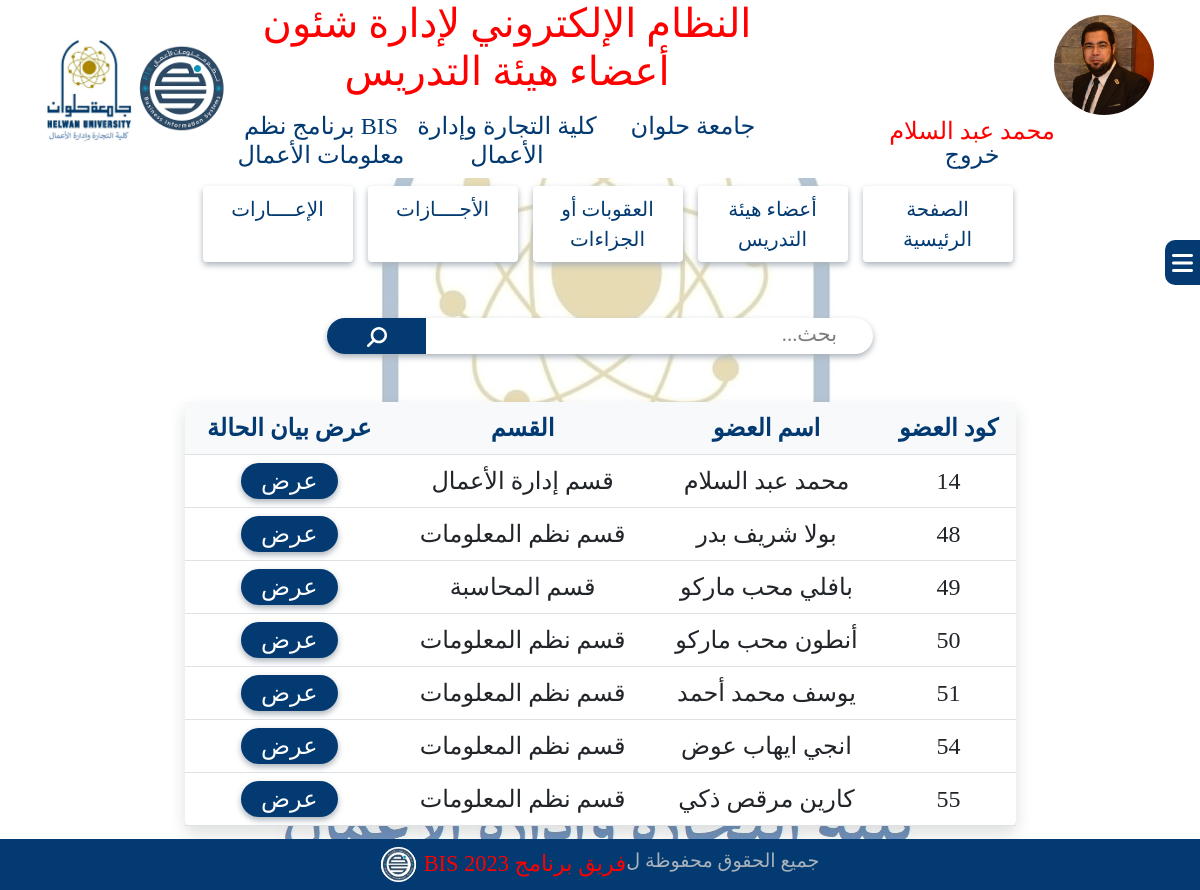
The app's page /system/statement.php (signed in) with its own data.
### tables this page shows
CREATE TABLE `doctors_account` (
  `DoctorCode` int(11) NOT NULL,
  `Doctor_ar_Name` varchar(255) NOT NULL,
  `Doctor_eng_Name` varchar(255) NOT NULL,
  `National_id` varchar(255) NOT NULL,
  `Mobile` varchar(255) NOT NULL,
  `Academic_Mail` varchar(255) NOT NULL,
  `Personal_Mail` varchar(255) NOT NULL,
  `Notes` text NOT NULL,
  `Doctor_image` varchar(255) NOT NULL,
  `Department_id` tinyint(4) NOT NULL,
  `uni_id` tinyint(4) NOT NULL,
  `Faculty_id` tinyint(4) NOT NULL,
  `Doctor_job_id` tinyint(4) NOT NULL,
  `date_of_birth` date NOT NULL,
  `hiring_date` date NOT NULL,
  `qualifications` text NOT NULL
);

CREATE TABLE `departments` (
  `Department_id` tinyint(4) NOT NULL,
  `Department_ar_name` varchar(30) NOT NULL,
  `Department_eng_name` varchar(30) NOT NULL
);

### system/statement.php (the view, shortened to what this page needs)
<!DOCTYPE html>
<html lang="ar">
<head>
    <link rel="stylesheet" href="../css/all.min.css">
    <link rel="stylesheet" href="../css/bootstrap.min.css">
    <link rel="stylesheet" href="../css/style.css">
</head>
<body class="body">
    <div class="bodyCover"></div>
    <?php
    include('header.php');
    ?>
    <div class="sidebarContainer">
        <?php
        include('sidebar.php');
        ?>
    </div>
    <div class="container my-5">
        <div class="row justify-content-center">
            <div class="col-md-6">
                <div class="search position-relative">
                    <form action="" method="post" id="searchForm">
                        <input type="text" class="searchField form-control w-100 rounded-pill border-0" name="search" placeholder="بحث...">
                        <button type="submit" class="searchBtn rounded-start-pill" name="submit">
                            <i class="fa-solid fa-magnifying-glass fa-rotate-90 fa-lg" style="color: #fff;"></i>
                        </button>
                    </form>
                </div>
            </div>
        </div>
    </div>
    <div class="container mb-5">
        <div class="row justify-content-center">
            <div class="col-md-9">
                <table class="table text-center fs-4 bg-white shadow rounded-2">
                    <thead class="mainText table-light">
                        <tr>
                            <th>كود العضو</th>
                            <th>اسم العضو</th>
                            <th>القسم</th>
                            <th>عرض بيان الحالة </th>
                        </tr>
                    </thead>
                    <tbody>
                        <?php
                        if (isset($_POST['submit'])) {
                            $st = $_POST['search'];
                            $query = "SELECT * FROM doctors_account
        INNER JOIN  departments
        ON doctors_account.Department_id=departments.Department_id WHERE Doctor_ar_Name like '%$st%' ";
                            $results = mysqli_query($bis, $query);
                            while ($row = mysqli_fetch_array($results)) {
                        ?>
                                <tr>
                                    <td><?php echo $row['DoctorCode'] ?></td>
                                    <td><?php echo $row['Doctor_ar_Name'] ?></td>
                                    <td><?php echo $row['Department_ar_name'] ?></td>
                                    <td>
                                        <a href="pdf.php?id=<?php echo $row['DoctorCode'] ?>">
                                            <button class="border-0 rounded-pill w-50 fs-4 tableDisplayBtn">عرض</button>
                                        </a>
                                    </td>
                                </tr>
                            <?php }
                        } else {
                            $query = "SELECT * FROM doctors_account
                INNER JOIN  departments
                ON doctors_account.Department_id=departments.Department_id";
                            $results = mysqli_query($bis, $query);
                            while ($row = mysqli_fetch_array($results)) {
                            ?>
                                <tr>
                                    <td><?php echo $row['DoctorCode'] ?></td>
                                    <td><?php echo $row['Doctor_ar_Name'] ?></td>
                                    <td><?php echo $row['Department_ar_name'] ?></td>
                                    <td>
                                        <a href="pdf.php?id=<?php echo $row['DoctorCode'] ?>">
                                            <button class="border-0 rounded-pill w-50 fs-4 tableDisplayBtn">عرض</button>
                                        </a>
                                    </td>
                                </tr>
                        <?php }
                        }
                        ?>
                    </tbody>
                </table>
            </div>
        </div>
    </div>
    <div class="fixedFooter position-fixed bottom-0 start-0 end-0 z-3">
        <?php
        include('footer.php');
        ?>
    </div>
</body>
</html>

### css/style.css (style rules this page uses)
:root { --main-title: #f00; --main-text: #023A71; --subtext: #AAB2BA; }
* { font-family: "typesetting"; margin: 0; padding: 0; box-sizing: border-box; direction: rtl; }
.mainText { color: var(--main-text, #023A71) }
::placeholder { color: var(--subtext, #AAB2BA); opacity: 0.8 !important; font-size: 1.3rem; padding-right: 24px; }
.shadow { box-shadow: 0px 3px 6px #AAB2BA; }
.body { background-image: url(../images/Facultylogo.jpg); background-repeat: no-repeat; background-position: center; background-attachment: fixed; }
.bodyCover { width: 100%; height: 100vh; background-color: #fff; opacity: 0.7; position: fixed; top: 0; bottom: 0; z-index: -9999; }
.addMemberBtn, .addPenaltyBtn, .addSecondmentBtn, .addVacationBtn, .updateJobGradeBtn, .CompleteDataBtn, .tableUpdateJobGradeBtn, .tableCompleteDataBtn, .updateMemberDataBtn, .tableDisplayBtn, .tableAddPenaltyBtn, .tableAddSecondmentBtn, .tableAddVacationBtn, .tableUpdateJobGradeBtn, .updatePenaltyBtn, .addVacationBtn, .updateVacationBtn, .addSecondmentBtn, .updateSecondmentBtn, .displayReport, .anotherReport, .tableDisplayBtn, .addUserBtn, .updateBtn, .updateSystemDataBtn, .updateSystemDataModalBtn, .tableDisplayPenaltyBtn, .tableDisplaySecondmentBtn, .tableDisplayVacationBtn { background-color: var(--main-text, #023A71); color: #fff; font-size: 1.5rem; box-shadow: 0px 3px 6px #AAB2BA; }
.searchField { box-shadow: 0px 3px 6px #AAB2BA; }
.searchBtn { width: 100px; height: 36px; border: none; background-color: var(--main-text, #023A71); padding: 5px 20px 0 20px; border-right: 1px solid #fff; text-align: center; position: absolute; top: 0; left: 0; }
.sidebarContainer { position: fixed; width: 100%; top: 30vh; right: -100%; z-index: 99999; }
.fixedFooter { z-index: -1; }

### records on screen
doctors_account: DoctorCode "14", Doctor_ar_Name "محمد عبد السلام", Department.Department_ar_name "قسم إدارة الأعمال"
doctors_account: DoctorCode "48", Doctor_ar_Name "بولا شريف بدر", Department.Department_ar_name "قسم نظم المعلومات"
doctors_account: DoctorCode "49", Doctor_ar_Name "بافلي محب ماركو", Department.Department_ar_name "قسم المحاسبة"
doctors_account: DoctorCode "50", Doctor_ar_Name "أنطون محب ماركو", Department.Department_ar_name "قسم نظم المعلومات"
doctors_account: DoctorCode "51", Doctor_ar_Name "يوسف محمد أحمد", Department.Department_ar_name "قسم نظم المعلومات"
doctors_account: DoctorCode "54", Doctor_ar_Name "انجي ايهاب عوض", Department.Department_ar_name "قسم نظم المعلومات"
doctors_account: DoctorCode "55", Doctor_ar_Name "كارين مرقص ذكي", Department.Department_ar_name "قسم نظم المعلومات"

### other values on screen
$_SESSION['user_ar_name'] "محمد عبد السلام"
$_SESSION['app_name'] "النظام الإلكتروني لإدارة شئون أعضاء هيئة التدريس"
$_SESSION['Uni_name'] "جامعة حلوان"
$_SESSION['Faculty_name'] "كلية التجارة وإدارة الأعمال"
$_SESSION['Program_name'] "BIS برنامج نظم معلومات الأعمال"
